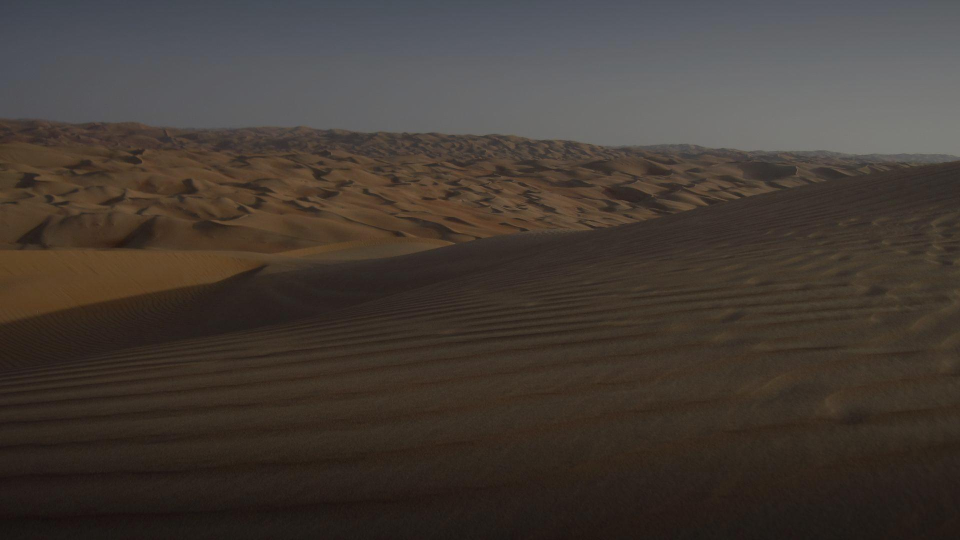
#> input picture web/img/bg/asr-1.jpg, 1920 x 1080 px (shown at 1/2 size); its folder holds only this picture in this run
$ python check-contrast.py ../web/img/bg/asr-1.jpg
#> lines starting #> are read from the running program, lines starting #| are printed output that depends on the picture
# رواق: يفحص إن النص العاجي ينقرا فوق كل صورة خلفية (تباين ٤٫٥ وفوق في مناطق النص).
#   python tools/check-contrast.py          فحص بس (يطلع رمز خطأ لو فيه صورة ما تكفي)
#   python tools/check-contrast.py --bake   يغمّق الصور اللي ما تكفي، داخل الملف نفسه:
#     التظليل مدموج في الصورة عشان ما نحط طبقة بحجم الشاشة فوقها (تثقّل الرسم على التلفزيون).
# الصور برخص حرة ومكتوب عليها «معدّلة» في الشاشة. يحتاج Pillow.
import os
import sys
from PIL import Image

BG = os.path.join(os.path.dirname(__file__), "..", "web", "img", "bg")
INK = 0.89  # إضاءة #F7F2E8
TARGET = 4.5
# مناطق النص بمقاس المسرح: أعلى الشاشة (التاريخ والساعة والصلوات والنص)، وسطر المصادر تحت
REGIONS = [(40, 640), (1000, 1070)]


def lin(c):
    c /= 255
    return c / 12.92 if c <= 0.03928 else ((c + 0.055) / 1.055) ** 2.4


LUT = [lin(i) for i in range(256)]


def p90(img, y0, y1):
    small = img.crop((0, y0, img.width, y1)).resize((480, max(1, (y1 - y0) // 4)), Image.BILINEAR)
    px = [small.getpixel((x, y)) for y in range(small.height) for x in range(small.width)]
    vals = sorted(0.2126 * LUT[r] + 0.7152 * LUT[g] + 0.0722 * LUT[b] for r, g, b in px)
    return vals[int(len(vals) * 0.9)]


def contrast(l):
    return (INK + 0.05) / (l + 0.05)


def bake(img):
    # أغمق شوي في مناطق النص، ويخف في النص السفلي عشان الصورة تبقى حية
    for f in [x / 100 for x in range(96, 30, -2)]:
        w, h = img.size
        out = Image.new("RGB", img.size)
        src, dst = img.load(), out.load()
        for y in range(h):
            t = y / h
            # نخفف الغمقة بين مناطق النص بتدرج، بدون قفزة تبان كخط في الصورة
            lift = max(0, min((t - 0.6) / 0.12, (0.93 - t) / 0.12, 1))
            k = f + (1 - f) * 0.35 * lift
            for x in range(w):
                r, g, b = src[x, y]
                dst[x, y] = (int(r * k), int(g * k), int(b * k))
        if all(contrast(p90(out, a, b)) >= TARGET for a, b in REGIONS):
            return out
    return out


def main():
    do_bake = "--bake" in sys.argv
    bad = 0
    for name in sorted(os.listdir(BG)):
        if not name.endswith(".jpg"):  # مجلد blur يتجاهله
            continue
        path = os.path.join(BG, name)
        img = Image.open(path).convert("RGB")
#> img is the input picture: PIL image 1920x1080 RGB; mean R, G, B 68, 59.6, 53.2
        worst = min(contrast(p90(img, a, b)) for a, b in REGIONS)
#> in p90, `small = img.crop((0, y0, img.width, y1)).resize((480, max(1, (y1 - y0)..`:
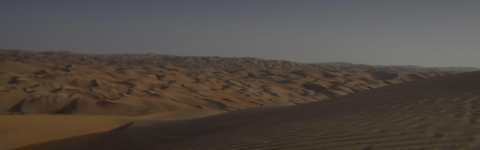
#> small: PIL image 480x150 RGB; mean R, G, B 81.3, 73.3, 67.1
#> in p90, `px = [small.getpixel((x, y)) for y in range(small.height) for x in ran..`: px = 72000 items
#> call 2 of p90, with y0 = 1000, y1 = 1070
#> in p90 (call 2), `small = img.crop((0, y0, img.width, y1)).resize((480, max(1, (y1 - y0)..`:
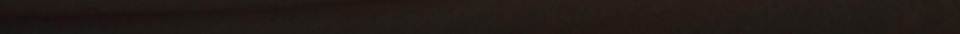
#> small: PIL image 480x17 RGB (shown 2 times larger); mean R, G, B 33.4, 26.3, 22.4
#> in p90 (call 2), `px = [small.getpixel((x, y)) for y in range(small.height) for x in ran..`: px = 8160 items, first 6: (30, 25, 21), (31, 26, 22), (31, 26, 22), (32, 27, 23), (32, 27, 23), (32, 27, 23)
#> in p90 (call 2), `vals = sorted(0.2126 * LUT[r] + 0.7152 * LUT[g] + 0.0722 * LUT[b] for ..`: vals = 8160 values from 0.00533 to 0.0167
#> worst = 4.63
        if worst < TARGET and do_bake:
            img = bake(img)
            img.save(path, quality=74, optimize=True, progressive=True)
            worst = min(contrast(p90(img, a, b)) for a, b in REGIONS)
        print(f"{name}: {worst:.2f}")
#| asr-1.jpg: 4.63
        if worst < TARGET:
            bad += 1
    sys.exit(1 if bad else 0)
#> (the program exits here)

$ run again, on web/img/bg/day-2.jpg
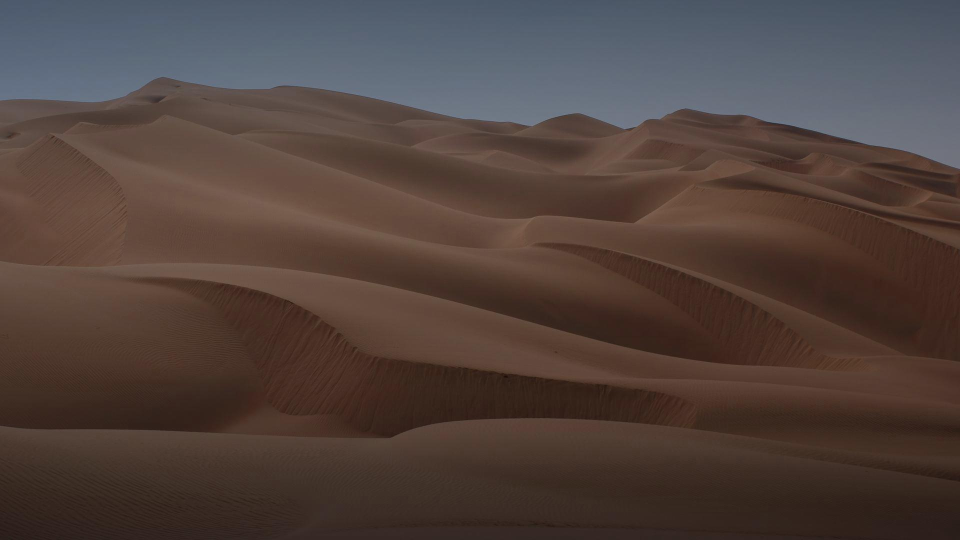
#> input picture web/img/bg/day-2.jpg, 1920 x 1080 px (shown at 1/2 size)
#> in main, img is the input picture: PIL image 1920x1080 RGB; mean R, G, B 81.2, 66.4, 61.3
#> in p90, `small = img.crop((0, y0, img.width, y1)).resize((480, max(1, (y1 - y0)..`:
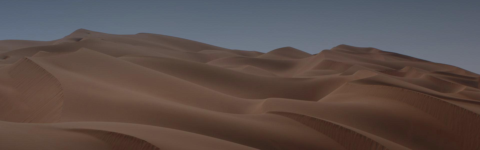
#> small: PIL image 480x150 RGB; mean R, G, B 91.6, 78.6, 75.3
#> px = 72000 items
#> in p90 (call 2), `small = img.crop((0, y0, img.width, y1)).resize((480, max(1, (y1 - y0)..`:
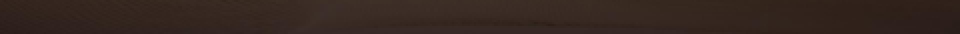
#> small: PIL image 480x17 RGB (shown 2 times larger); mean R, G, B 52.8, 38.3, 32
#> px = 8160 items, first 6: (53, 38, 31), (51, 36, 29), (48, 33, 26), (51, 36, 29), (52, 37, 30), (51, 36, 29)
#> vals = 8160 values from 0.0139 to 0.0341
#> worst = 4.65
#| day-2.jpg: 4.65

$ run again, on web/img/bg/day.jpg
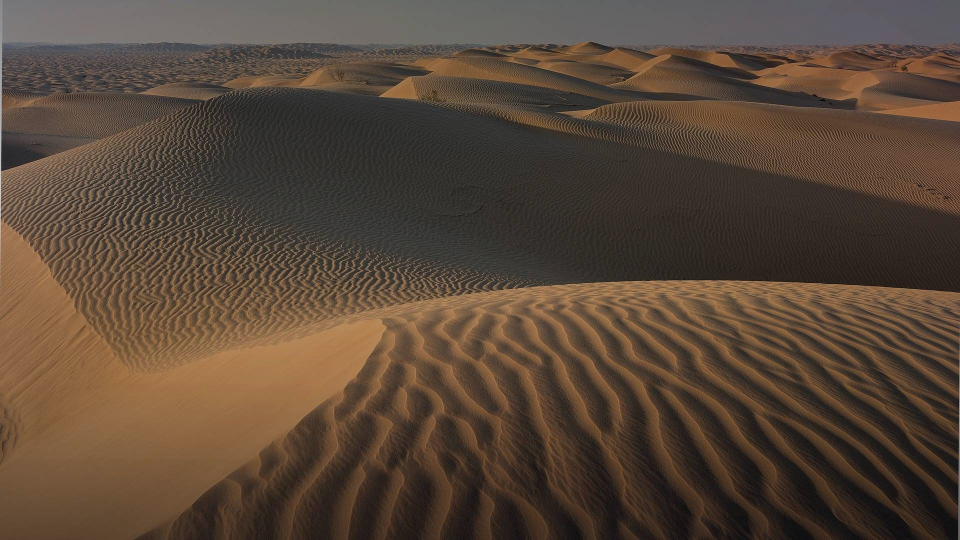
#> input picture web/img/bg/day.jpg, 1920 x 1080 px (shown at 1/2 size)
#> in main, img is the input picture: PIL image 1920x1080 RGB; mean R, G, B 87.8, 70.5, 56.1
#> in p90, `small = img.crop((0, y0, img.width, y1)).resize((480, max(1, (y1 - y0)..`:
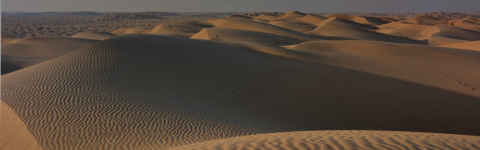
#> small: PIL image 480x150 RGB; mean R, G, B 84.4, 70.6, 59.3
#> px = 72000 items
#> in p90 (call 2), `small = img.crop((0, y0, img.width, y1)).resize((480, max(1, (y1 - y0)..`:
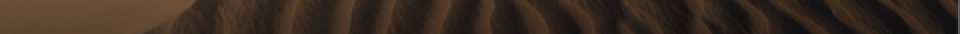
#> small: PIL image 480x17 RGB (shown 2 times larger); mean R, G, B 57.8, 43, 32.5
#> px = 8160 items, first 6: (106, 80, 57), (106, 80, 57), (106, 80, 57), (106, 80, 57), (105, 79, 56), (105, 79, 56)
#> vals = 8160 values from 0.00459 to 0.112
#> worst = 4.6
#| day.jpg: 4.60

$ run again, on web/img/bg/dusk-1.jpg
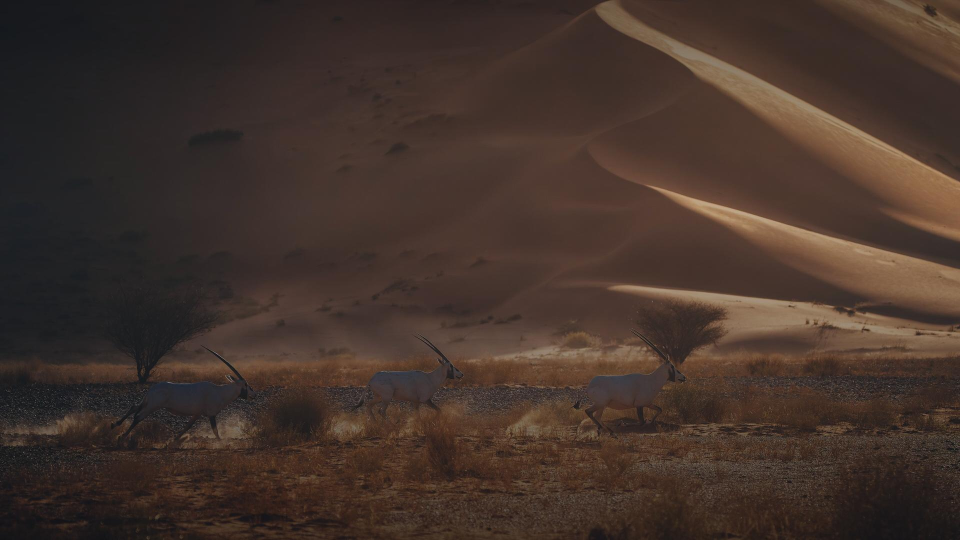
#> input picture web/img/bg/dusk-1.jpg, 1920 x 1080 px (shown at 1/2 size)
#> in main, img is the input picture: PIL image 1920x1080 RGB; mean R, G, B 67, 51.3, 43.7
#> in p90, `small = img.crop((0, y0, img.width, y1)).resize((480, max(1, (y1 - y0)..`:
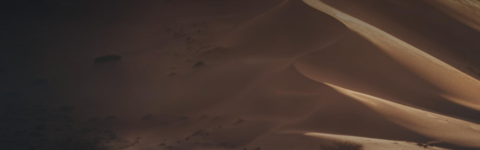
#> small: PIL image 480x150 RGB; mean R, G, B 68.7, 53.2, 46.2
#> px = 72000 items
#> in p90 (call 2), `small = img.crop((0, y0, img.width, y1)).resize((480, max(1, (y1 - y0)..`:
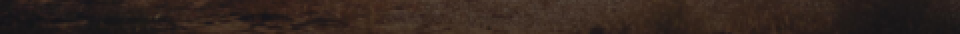
#> small: PIL image 480x17 RGB (shown 2 times larger); mean R, G, B 50, 36.6, 30.2
#> px = 8160 items, first 6: (29, 25, 26), (26, 22, 23), (25, 21, 22), (25, 21, 23), (24, 22, 25), (26, 23, 25)
#> vals = 8160 values from 0.00635 to 0.0619
#> worst = 7.16
#| dusk-1.jpg: 7.16

$ run again, on web/img/bg/asr-2.jpg
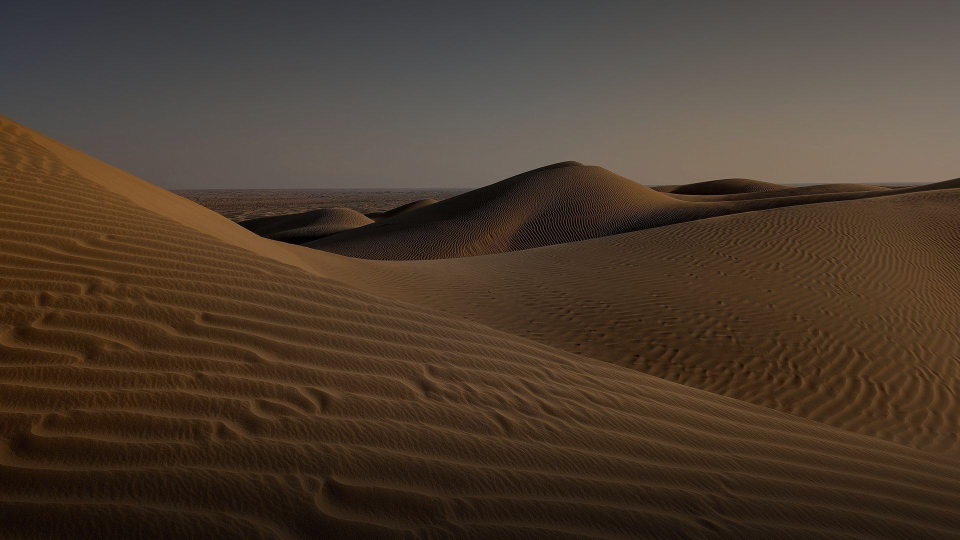
#> input picture web/img/bg/asr-2.jpg, 1920 x 1080 px (shown at 1/2 size)
#> in main, img is the input picture: PIL image 1920x1080 RGB; mean R, G, B 75.5, 59.6, 45.8
#> in p90, `small = img.crop((0, y0, img.width, y1)).resize((480, max(1, (y1 - y0)..`:
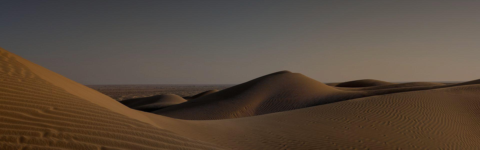
#> small: PIL image 480x150 RGB; mean R, G, B 87.3, 73, 60.6
#> px = 72000 items
#> in p90 (call 2), `small = img.crop((0, y0, img.width, y1)).resize((480, max(1, (y1 - y0)..`:
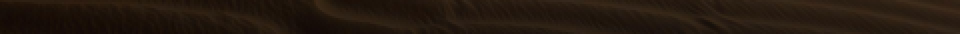
#> small: PIL image 480x17 RGB (shown 2 times larger); mean R, G, B 36.7, 24.8, 15.1
#> px = 8160 items, first 6: (40, 25, 11), (41, 26, 12), (43, 28, 14), (43, 28, 15), (43, 29, 16), (44, 30, 17)
#> vals = 8160 values from 0.00318 to 0.0299
#> worst = 4.61
#| asr-2.jpg: 4.61
